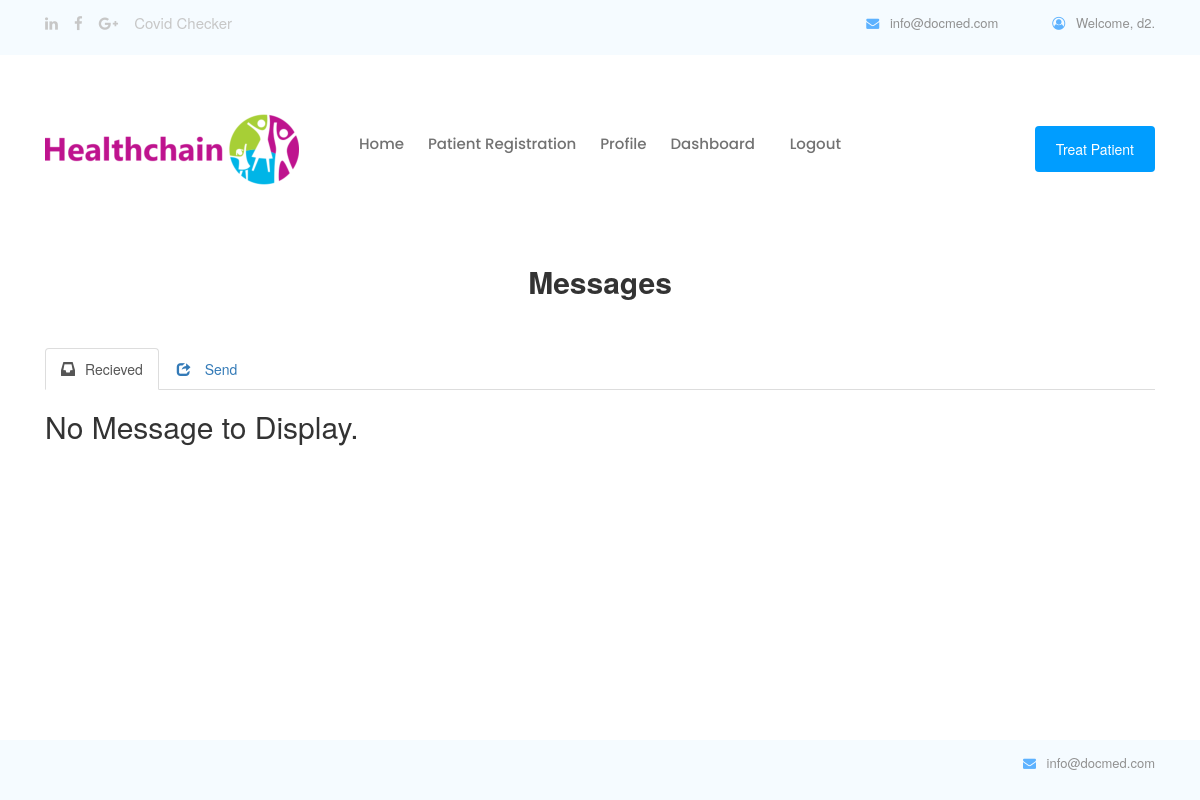
The page /home/viewmessage/ (signed in) on the database as committed earlier.
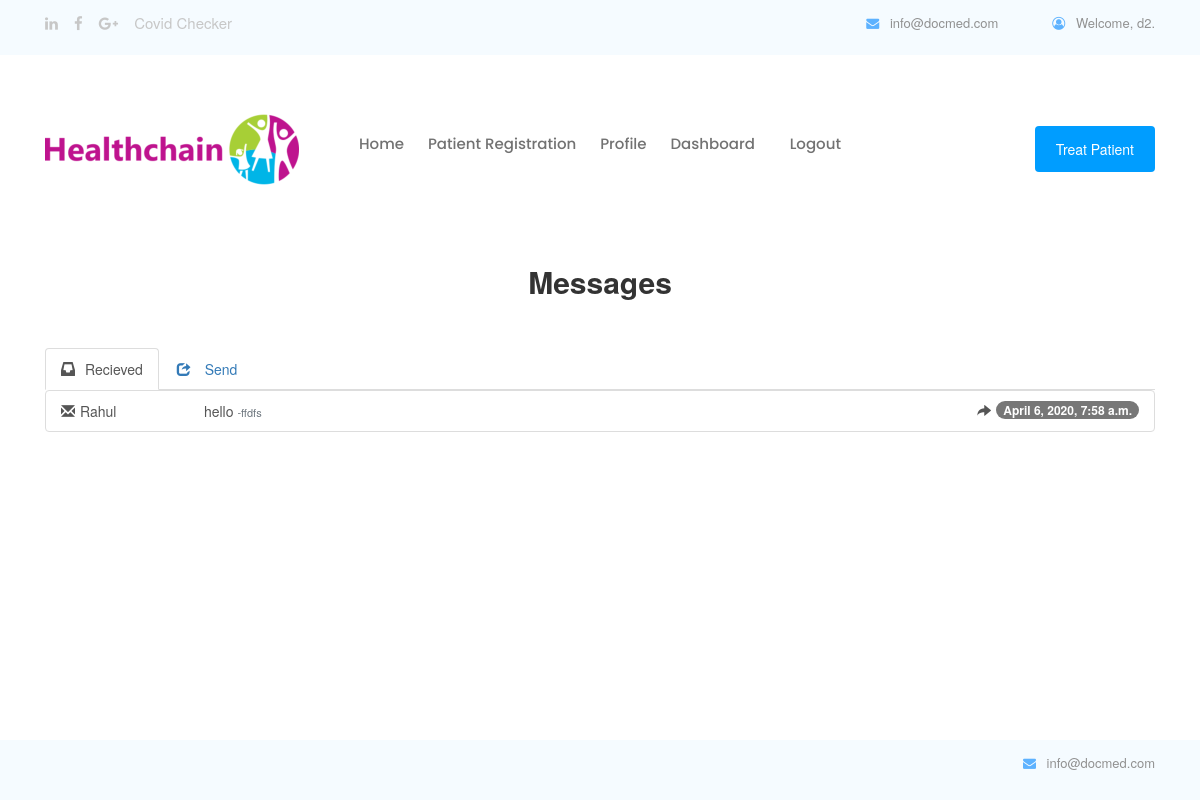
The same page on the database as committed later.
### pages/models.py (models this page shows, shortened)
class Messages(models.Model):
    sender=models.ForeignKey(MyUser,on_delete=models.CASCADE,related_name='sender')
    reciever=models.ForeignKey(MyUser,on_delete=models.CASCADE,related_name='reciever')
    subject = models.CharField(max_length=50,blank=True)
    content = models.TextField()
    date = models.DateTimeField(auto_now_add=True)

class Doctor(models.Model):
	id=models.BigAutoField(primary_key=True)
	username= models.OneToOneField(MyUser,on_delete=models.CASCADE)
	regid = models.CharField(max_length=60,unique=True)
	dname=models.CharField(max_length=50)
	dob = models.DateField(null=True, blank=True)
	gender=models.IntegerField(choices=GENDER_CHOICES,blank=True)
	spec=models.CharField(max_length=50,blank=True)
	hos=models.CharField(max_length=150,blank=True)
	imagefile=models.ImageField(upload_to='doctor/',default="default.jpg",blank=True,null=True)
	location = PlacesField()
	follower = GenericRelation(Follow,related_query_name='doctor')

class MyUser(AbstractBaseUser):
	username= models.CharField(max_length=30,unique=True)
	date_joined	= models.DateTimeField(verbose_name='date joined', auto_now_add=True)
	last_login= models.DateTimeField(verbose_name='last login', auto_now=True)
	is_admin= models.BooleanField(default=False)
	is_active= models.BooleanField(default=True)
	is_staff= models.BooleanField(default=False)
	is_superuser= models.BooleanField(default=False)
	user_type= models.PositiveSmallIntegerField(choices=USER_TYPE_CHOICES, default=4)
	USERNAME_FIELD = 'username'
	objects = MyAccountManager()
	def __str__(self):
		return self.username

### pages/views.py (the view, shortened to what this page needs)
# urls.py: path('viewmessage/',ViewMessage.as_view(), name='viewmessage'),
class ViewMessage(MyPermissionMixin, ListView):
    raise_exception = True
    login_url = "/login/"
    context_object_name = 'message'
    def get_queryset(self):
        msg = Messages.objects.filter(reciever=self.request.user)
        for m in msg:
            pt = Patient.objects.filter(username=m.sender)
            if pt:
                pt = get_object_or_404(Patient,username=m.sender)
                m.author = pt.pname
            else:
                doc = get_object_or_404(Doctor,username=m.sender)
                m.author= doc.dname
        return msg
    def get_context_data(self, **kwargs):
        context = super(ViewMessage, self).get_context_data(**kwargs)
        msg = Messages.objects.filter(sender=self.request.user)
        context['send_message'] = msg
        return context
    template_name = 'pages/messages.html'
    def test_func(self):
        return (self.request.user.user_type == 1 or self.request.user.user_type == 2)

### pages/views.py (called while the page is built)
    def dispatch(self, request, *args, **kwargs):
        if not request.user.is_authenticated:
            return redirect('login')
        else:
            user_test_result = self.get_test_func()()
            if not request.user.is_authenticated or not user_test_result:
                return HttpResponse('<h2> Permission Denied ! </h2>')
            return super().dispatch(request, *args, **kwargs)

### pages/templates/pages/messages.html (shortened to what this page needs)
{% extends 'pages/base.html' %}
{% block script %}
<link href="//netdna.bootstrapcdn.com/bootstrap/3.0.3/css/bootstrap.min.css" rel="stylesheet" id="bootstrap-css">
{% endblock %}
{% block content %}
<h2 style="font-weight: bolder;text-align: center;">Messages</h2>
<br><br>
<div id='msgdiv'>
    <ul class="nav nav-tabs">
        <li class="active"><a href="#home" data-toggle="tab"><span class="glyphicon glyphicon-inbox">
        </span>Recieved</a></li>
        <li><a href="#profile" data-toggle="tab"><span class="
            glyphicon glyphicon-share"></span>
            Send</a></li>
    </ul>
    <div class="tab-content">
        <div class="tab-pane fade in active" id="home">
            {% if message %}
            <div class="list-group">
                {% for msg in message %}
                <a href="#" class="list-group-item">
                    <span class="glyphicon glyphicon-envelope"></span><span class="name" style="min-width: 120px;
                        display: inline-block;">{{msg.author}}</span> <span class="">{{msg.subject}}</span>
                    <span class="text-muted" style="font-size: 11px;">-{{msg.content}}</span> <span
                        class="badge">{{msg.date}}</span>   <span class="pull-right"><span  onclick="openForm('{{msg.sender}}')" class="glyphicon glyphicon-share-alt"></span> </span>
                </a>
                 {% endfor %}
            </div>
            {% else %}
            <h2>No Message to Display.</h2>
                {% endif %}
        </div>
    </div>
</div>
{% endblock %}

Rows that differ between the two databases and show on the page:
added Messages: author "Rahul", subject "hello", content "ffdfs", date "April 6, 2020, 7:58 a.m."
Other text that changed with them:
text no longer shown: "No Message to Display."
